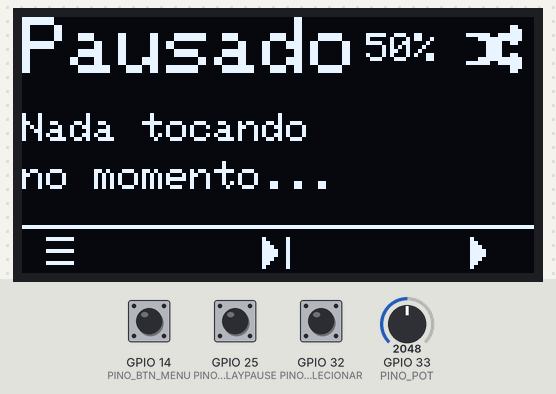
A sketch run on a simulated ESP32. Shown: 128×64 one-colour display. Inputs (shaded band) come from the test bench; at power-on: GPIO 33 (PINO_POT) = 2048, GPIO 14 (PINO_BTN_MENU) HIGH, GPIO 25 (PINO_BTN_PLAYPAUSE) HIGH, GPIO 32 (PINO_BTN_SELECIONAR) HIGH. WiFi joins after 1.5 s; servers stay silent unless stated; uploads are accepted with an empty reply; what the sketch prints to the serial monitor is not drawn.

Above: at 3.2 s.
3.3 s: GPIO 33 (PINO_POT) set to 2866
At 4.3 s:
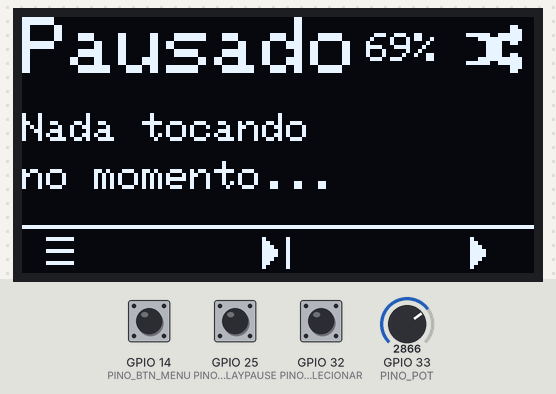
4.8 s: GPIO 14 (PINO_BTN_MENU) pulled LOW for 0.15 s
At 5.7 s:
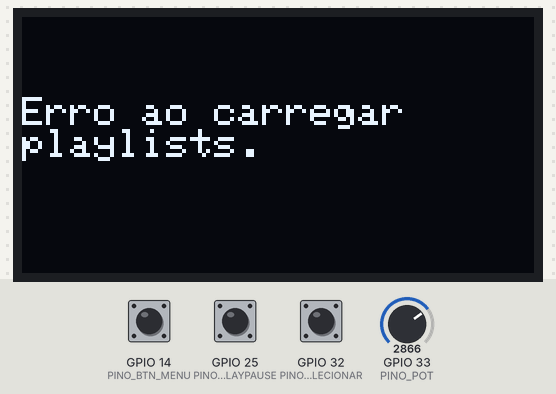
6.5 s: GPIO 25 (PINO_BTN_PLAYPAUSE) pulled LOW for 0.15 s
At 7.1 s:
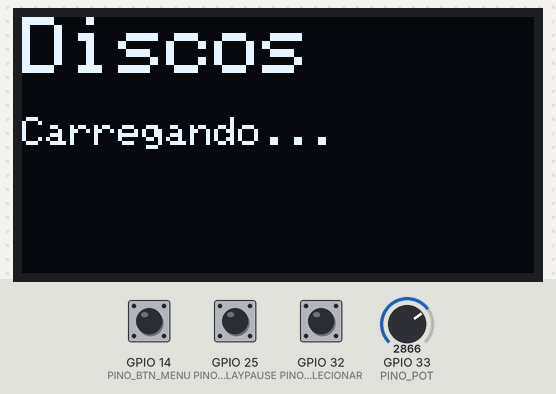
8.2 s: GPIO 14 (PINO_BTN_MENU) pulled LOW for 1 s
At 9.5 s:
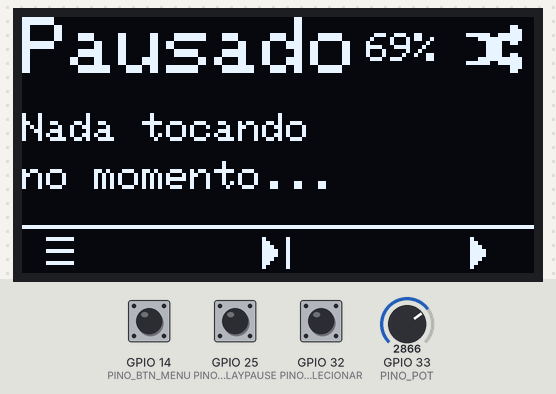
10.7 s: GPIO 25 (PINO_BTN_PLAYPAUSE) pulled LOW for 1 s
At 10.85 s:
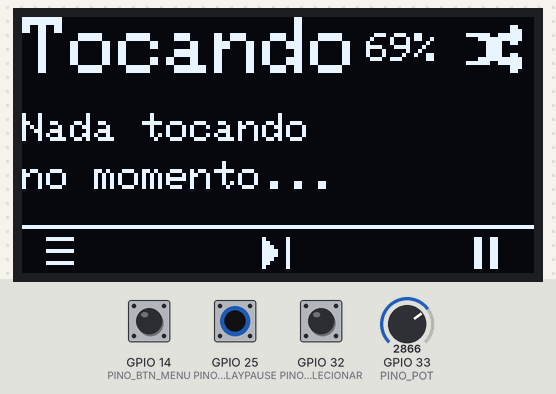
Timing chart, 0 to 13.7 s (numbered marks = the images above; inputs shaded):
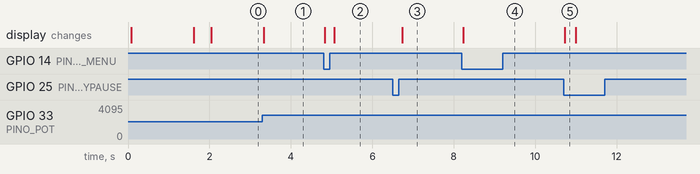

Measured:
- after the input at 3.3 s, the display: changes at once (image 1)
- after the input at 4.8 s, the display: first changes at once (image 2 shows a later state)
- after the input at 6.5 s, the display: changes after 0.23 s (image 3)
- after the input at 8.2 s, the display: changes at once (image 4)
- after the input at 10.7 s, the display: changes at once (image 5)

The sketch:

spotify_player.ino
```cpp
#include "config.h" // credenciais reais ficam em config.h (fora do git, veja .gitignore e config.example.h)
#include "SpotifyWifi.h"
#include "telas.h"

#include <WiFi.h>
#include <HTTPClient.h>
#include <ArduinoJson.h>
#include <vector>

#include <freertos/FreeRTOS.h>
#include <freertos/task.h>
#include <freertos/semphr.h>
#include <freertos/queue.h>

// Declarado no topo do arquivo para o prototipo automatico do Arduino nao
// cair antes da definicao do tipo (o .ino gera os prototipos e insere no
// inicio do arquivo).
struct SnapshotTocando {
  bool tocando;
  bool shuffle;
  int volume;
  String musica;
  String artista;
  unsigned long progresso;
  unsigned long duracao;
};

// Mesmo motivo do struct acima: precisa estar declarado antes dos
// prototipos automaticos do Arduino.
enum TipoAcao { ACAO_TOGGLE_PLAYPAUSE, ACAO_SKIP_NEXT, ACAO_SET_VOLUME };
struct AcaoRede {
  TipoAcao tipo;
  int valor; // ACAO_TOGGLE_PLAYPAUSE: 1 = estava tocando (precisa pausar) | 0 = estava pausado (precisa retomar)
             // ACAO_SET_VOLUME: volume desejado (0-100)
};

// Pinagem atual:
// Display OLED (I2C): SDA -> GPIO27, SCL -> GPIO26 (ver IniciarTelas em telas.cpp)
// Potenciometro: wiper -> GPIO33 (ADC1)
// Botao MENU -> GPIO14, Botao SELECIONAR -> GPIO32, Botao PLAY/PAUSE -> GPIO25
// (o outro terminal de cada botao vai pro GND)

#define PINO_POT            33
#define PINO_BTN_MENU       14
#define PINO_BTN_SELECIONAR 32
#define PINO_BTN_PLAYPAUSE  25

const char* client_id     = SPOTIFY_CLIENT_ID;
const char* client_secret = SPOTIFY_CLIENT_SECRET;
// Obtido via Authorization Code Flow com os escopos: playlist-read-private,
// playlist-read-collaborative, user-modify-playback-state,
// user-read-playback-state, user-read-currently-playing.
// Nao expira sozinho, a menos que o acesso do app seja revogado na conta.
const char* refresh_token = SPOTIFY_REFRESH_TOKEN;

// --------------------------- estado da aplicacao ---------------------------
//
// O ESP32 tem dois nucleos. A tarefa de rede roda no core 0 e cuida so da
// API do Spotify; o loop() (core 1) fica livre para ler botoes/potenciometro
// e redesenhar a tela sem esperar rede. Comunicacao entre os dois: variaveis
// protegidas por mutex e uma fila de acoes que o core 1 manda pro core 0.

enum Tela { TELA_TOCANDO, TELA_PLAYLISTS };
volatile Tela telaAtual = TELA_TOCANDO; // escrita pelo core 1 (UI), lida pelo core 0 (rede)

// Dados protegidos por mutexEstado (sempre acessar via as funcoes helper abaixo).
SemaphoreHandle_t mutexEstado;

// So uma chamada HTTPS por vez (core 0 ou core 1): duas conexoes TLS
// simultaneas deixam pouca RAM livre e causavam falha ao abrir a tela de
// playlists.
SemaphoreHandle_t mutexRede;

String access_token = "";
unsigned long tokenObtidoEm = 0; // so a tarefa de rede mexe nisso, nao precisa de mutex
const unsigned long TOKEN_VALIDADE_MS = 50UL * 60UL * 1000UL; // renova a cada 50 min (o token dura 60)

bool estaTocando = false;
bool shuffleAtivo = false;
int volumeAtual = 50; // atualizado pelo primeiro AtualizarTocando() ainda no setup()
String musicaAtual = "";
String artistaAtual = "";
unsigned long progressoAtual = 0; // posicao (ms) que a API informou na ultima consulta
unsigned long duracaoAtual = 0;
unsigned long momentoDoFetch = 0; // millis() no instante em que progressoAtual foi lido

// --------------------------- fila de acoes (core 1 -> core 0) ---------------------------

QueueHandle_t filaAcoes;

// --------------------------- playlists (uso exclusivo do core 1) ---------------------------
// A tela de playlists nao anima nada, entao carregar e tocar uma playlist
// podem ser chamadas bloqueantes direto no loop(). Por isso essas variaveis
// nao precisam de mutex: so o core 1 mexe nelas.
std::vector<String> nomesPlaylists;
std::vector<String> urisPlaylists;
int playlistSelecionada = 0;

unsigned long ultimaAtualizacaoTocando = 0; // escrita pelas 2 tarefas
const unsigned long INTERVALO_TOCANDO_MS = 2000; // consulta "tocando agora" a cada 2s

unsigned long ultimaAnimacao = 0;
const unsigned long INTERVALO_ANIMACAO_MS = 100; // redesenha a tela "Tocando" pra animar a rolagem do nome

unsigned long ultimoEnvioVolume = 0;
const unsigned long INTERVALO_VOLUME_MS = 400; // throttle: no maximo 1 pedido de volume a cada 400ms

// O mesmo potenciometro navega playlist e controla volume, dependendo da
// tela. Para nao dar um salto de volume ao trocar de tela, o valor so passa
// a valer quando a posicao do potenciometro se aproxima do volume atual,
// como o pickup mode de mesas de som com fader nao motorizado.
bool potPegouVolume = false;

// ------------------------------- botoes -------------------------------

volatile bool flagMenu = false;
volatile bool flagSelecionar = false;
volatile bool flagPlayPause = false;

volatile unsigned long ultimoInterruptMenu = 0;
volatile unsigned long ultimoInterruptSelecionar = 0;
volatile unsigned long ultimoInterruptPlayPause = 0;

// Tempo minimo entre cliques para nao contar chacoalhada de contato ruim
// (comum em protoboard) como cliques separados.
const unsigned long DEBOUNCE_MS = 350;

// enquanto millis() for menor que isso, cliques sao ignorados (ver setup()).
unsigned long ignorarBotoesAte = 0;

void IRAM_ATTR ISR_Menu() {
  unsigned long agora = millis();
  if (agora - ultimoInterruptMenu > DEBOUNCE_MS) {
    flagMenu = true;
    ultimoInterruptMenu = agora;
  }
}

void IRAM_ATTR ISR_Selecionar() {
  unsigned long agora = millis();
  if (agora - ultimoInterruptSelecionar > DEBOUNCE_MS) {
    flagSelecionar = true;
    ultimoInterruptSelecionar = agora;
  }
}

void IRAM_ATTR ISR_PlayPause() {
  unsigned long agora = millis();
  if (agora - ultimoInterruptPlayPause > DEBOUNCE_MS) {
    flagPlayPause = true;
    ultimoInterruptPlayPause = agora;
  }
}

// Segunda camada de debounce: evita tratar varias chacoalhadas dentro da
// janela da ISR como cliques separados.
volatile unsigned long ultimoConsumoMenu = 0;
volatile unsigned long ultimoConsumoSelecionar = 0;
volatile unsigned long ultimoConsumoPlayPause = 0;

// Terceira camada: ignora cliques que cheguem logo apos o clique de outro
// botao (ruido cruzado entre os fios, comum em protoboard).
volatile unsigned long ultimoCliqueGlobal = 0;
const unsigned long DEBOUNCE_ENTRE_BOTOES_MS = 200;

bool consumirClique(volatile bool &flag, volatile unsigned long &ultimoConsumo) {
  if (millis() < ignorarBotoesAte) {
    flag = false;
    return false;
  }

  if (flag) {
    flag = false;

    unsigned long agora = millis();
    if (agora - ultimoConsumo < DEBOUNCE_MS) {
      return false; // chacoalhada residual do mesmo toque, ignora
    }
    if (agora - ultimoCliqueGlobal < DEBOUNCE_ENTRE_BOTOES_MS) {
      return false; // clique de outro botao ha pouco tempo, provavel ruido cruzado
    }
    ultimoConsumo = agora;
    ultimoCliqueGlobal = agora;
    return true;
  }

  return false;
}

// ------------------------- acesso ao estado compartilhado -------------------------

String ObterAccessToken() {
  xSemaphoreTake(mutexEstado, portMAX_DELAY);
  String tok = access_token;
  xSemaphoreGive(mutexEstado);
  return tok;
}

void DefinirAccessToken(const String &novoToken) {
  xSemaphoreTake(mutexEstado, portMAX_DELAY);
  access_token = novoToken;
  xSemaphoreGive(mutexEstado);
}

// A API so e consultada a cada alguns segundos; entre uma consulta e outra a
// posicao da faixa e estimada somando o tempo passado (millis()), e
// corrigida quando a resposta real chega. Chamar sempre com o mutexEstado
// ja tomado (usada dentro de LerEstadoTocando()).
static unsigned long ProgressoEstimadoMs_SemLock() {
  if (!estaTocando || duracaoAtual == 0) {
    return progressoAtual;
  }

  unsigned long decorrido = millis() - momentoDoFetch;
  unsigned long estimado = progressoAtual + decorrido;

  if (estimado > duracaoAtual) estimado = duracaoAtual;
  return estimado;
}

// Le todo o estado que a tela "Tocando" precisa de uma vez, com o mutex
// tomado por pouco tempo, para nao desenhar uma mistura de dados velhos com
// novos.
SnapshotTocando LerEstadoTocando() {
  SnapshotTocando s;
  xSemaphoreTake(mutexEstado, portMAX_DELAY);
  s.tocando = estaTocando;
  s.shuffle = shuffleAtivo;
  s.volume = volumeAtual;
  s.musica = musicaAtual;
  s.artista = artistaAtual;
  s.duracao = duracaoAtual;
  s.progresso = ProgressoEstimadoMs_SemLock();
  xSemaphoreGive(mutexEstado);
  return s;
}

static void DesenharTelaTocandoAgora() {
  SnapshotTocando s = LerEstadoTocando();
  TelaTocando(s.musica, s.artista, s.tocando, s.progresso, s.duracao, s.shuffle, s.volume);
}

// -------------------------------- Spotify --------------------------------
// (chamado so pela tarefa de rede, exceto onde indicado)

void RenovarToken() {
  xSemaphoreTake(mutexRede, portMAX_DELAY);
  String resposta = getSpotifyToken(client_id, client_secret, refresh_token);
  xSemaphoreGive(mutexRede);

  JsonDocument doc;
  DeserializationError erro = deserializeJson(doc, resposta);

  if (!erro && doc["access_token"]) {
    DefinirAccessToken(doc["access_token"].as<String>());
    tokenObtidoEm = millis();
    Serial.println("Token renovado.");
  } else {
    Serial.println("Falha ao renovar token: " + resposta);
  }
}

// Chamada direto do loop() (core 1); ok pois a tela de playlists nao anima nada.
void CarregarPlaylists() {
  telaAtual = TELA_PLAYLISTS;
  nomesPlaylists.clear();
  urisPlaylists.clear();
  printMenu(false, nomesPlaylists, 0, shuffleAtivo); // mostra "Carregando..."

  xSemaphoreTake(mutexRede, portMAX_DELAY);
  String resposta = GetPlaylists(ObterAccessToken());
  xSemaphoreGive(mutexRede);

  JsonDocument doc;
  DeserializationError erro = deserializeJson(doc, resposta);

  if (erro) {
    Serial.println("Erro ao ler playlists: " + String(erro.c_str()));
    ExibirOLED("Erro ao carregar\nplaylists.");
    return;
  }

  for (JsonObject item : doc["items"].as<JsonArray>()) {
    nomesPlaylists.push_back(item["name"].as<String>());
    urisPlaylists.push_back(item["uri"].as<String>());
  }

  playlistSelecionada = 0;
  Serial.printf("%d playlists carregadas.\n", (int)nomesPlaylists.size());
  printMenu(false, nomesPlaylists, playlistSelecionada, shuffleAtivo);
}

// Chamada so pela tarefa de rede (core 0).
void AtualizarTocando() {
  xSemaphoreTake(mutexRede, portMAX_DELAY);
  String resposta = GetSpotify("https://api.spotify.com/v1/me/player", ObterAccessToken());
  xSemaphoreGive(mutexRede);

  if (resposta == "deu ruim") {
    // Erro de rede de verdade (timeout, rate limit, falha de TLS). Mantem o
    // ultimo estado conhecido na tela em vez de zerar a musica.
    Serial.println("Falha ao consultar 'tocando agora', mantendo o ultimo estado conhecido na tela");
    return;
  }

  if (resposta.length() == 0) {
    // Nada tocando de verdade: resposta 2xx sem corpo (204), formato padrao
    // do Spotify quando nao ha dispositivo ativo.
    xSemaphoreTake(mutexEstado, portMAX_DELAY);
    estaTocando = false;
    musicaAtual = "";
    artistaAtual = "";
    progressoAtual = 0;
    duracaoAtual = 0;
    xSemaphoreGive(mutexEstado);
    return;
  }

  // Filtra o JSON pra manter so os campos usados (o payload completo passa
  // de 5-10KB, o que aperta a memoria do ESP32).
  JsonDocument filtro;
  filtro["is_playing"] = true;
  filtro["shuffle_state"] = true;
  filtro["progress_ms"] = true;
  filtro["item"]["name"] = true;
  filtro["item"]["duration_ms"] = true;
  filtro["item"]["artists"][0]["name"] = true;
  filtro["device"]["volume_percent"] = true;

  JsonDocument doc;
  DeserializationError erro = deserializeJson(doc, resposta, DeserializationOption::Filter(filtro));

  if (erro) {
    Serial.println("Erro ao ler 'tocando agora': " + String(erro.c_str()));
    return;
  }

  bool novoTocando   = doc["is_playing"] | false;
  String novaMusica  = doc["item"]["name"] | "";
  String novoArtista = doc["item"]["artists"][0]["name"] | "";
  unsigned long novoProgresso = doc["progress_ms"] | 0;
  unsigned long novaDuracao   = doc["item"]["duration_ms"] | 0;

  if (novaMusica.length() == 0) {
    // Resposta sem nome de faixa: pode ser anuncio (Spotify Free) ou
    // transicao entre musicas. Ignora essa consulta e mantem o ultimo
    // estado valido na tela.
    Serial.println("[AtualizarTocando] resposta sem nome de faixa, mantendo o ultimo estado conhecido");
    return;
  }

  xSemaphoreTake(mutexEstado, portMAX_DELAY);
  estaTocando   = novoTocando;
  shuffleAtivo  = doc["shuffle_state"] | shuffleAtivo; // sincroniza com o app (celular, PC etc.)
  musicaAtual   = novaMusica;
  artistaAtual  = novoArtista;
  progressoAtual = novoProgresso;
  duracaoAtual   = novaDuracao;
  volumeAtual    = doc["device"]["volume_percent"] | volumeAtual; // sincroniza com o volume real
  momentoDoFetch = millis();
  xSemaphoreGive(mutexEstado);
}

// Executa uma acao pedida pelo core 1 (botao ou potenciometro). So roda na tarefa de rede.
void ProcessarAcao(const AcaoRede &acao) {
  String tok = ObterAccessToken();

  xSemaphoreTake(mutexRede, portMAX_DELAY);
  switch (acao.tipo) {
    case ACAO_TOGGLE_PLAYPAUSE: {
      bool eraTocando = (acao.valor == 1);
      bool ok = eraTocando ? SpotifyPause(tok) : SpotifyResume(tok);
      if (!ok) {
        // UI ja trocou o icone (feedback otimista); se a chamada falhou, desfaz.
        xSemaphoreTake(mutexEstado, portMAX_DELAY);
        estaTocando = eraTocando;
        xSemaphoreGive(mutexEstado);
        Serial.println("Erro ao pausar/retomar (revertido)");
      }
      break;
    }
    case ACAO_SKIP_NEXT:
      Serial.println("[Botao] SELECIONAR -> proxima faixa");
      SpotifySkipNext(tok);
      break;
    case ACAO_SET_VOLUME:
      if (!SpotifySetVolume(tok, acao.valor)) {
        Serial.println("Erro ao mudar volume (dispositivo ativo suporta controle de volume?)");
      }
      break;
  }
  xSemaphoreGive(mutexRede);

  if (acao.tipo == ACAO_SKIP_NEXT) {
    delay(300); // da tempo do Spotify trocar de faixa antes do AtualizarTocando() seguinte
  }
}

// ------------------------------ leitura do pot ------------------------------

// O ADC do ESP32 e ruidoso; tira a media de varias leituras para nao mandar
// pedidos de volume por oscilacao do sensor.
static int LerPotenciometroBruto() {
  const int AMOSTRAS = 12;
  long soma = 0;
  for (int i = 0; i < AMOSTRAS; i++) {
    soma += analogRead(PINO_POT);
  }
  return soma / AMOSTRAS;
}

int LerPotenciometro(int quantidadeItens) {
  if (quantidadeItens <= 0) return 0;
  int leitura = LerPotenciometroBruto(); // 0 - 4095, ja filtrado
  int indice = map(leitura, 0, 4095, 0, quantidadeItens - 1);
  return constrain(indice, 0, quantidadeItens - 1);
}

// ---------------------------- tarefa de rede (core 0) ----------------------------

void TarefaRede(void *parametro) {
  for (;;) {
    unsigned long agora = millis();

    if (agora - tokenObtidoEm > TOKEN_VALIDADE_MS) {
      RenovarToken();
    }

    // esvazia a fila de acoes pedidas pelos botoes, sem bloquear
    AcaoRede acao;
    bool processouAcao = false;
    while (xQueueReceive(filaAcoes, &acao, 0) == pdTRUE) {
      ProcessarAcao(acao);
      if (acao.tipo != ACAO_SET_VOLUME) processouAcao = true; // volume ja e otimista, nao precisa reconsultar
    }

    if (processouAcao) {
      AtualizarTocando();
      ultimaAtualizacaoTocando = agora;
    } else if (telaAtual == TELA_TOCANDO && (agora - ultimaAtualizacaoTocando > INTERVALO_TOCANDO_MS)) {
      AtualizarTocando();
      ultimaAtualizacaoTocando = agora;
    }

    vTaskDelay(pdMS_TO_TICKS(50)); // cede a CPU, nao precisa rodar mais rapido que isso
  }
}

// ----------------------------------------------------------------------------

void setup() {
  Serial.begin(115200);

  pinMode(PINO_BTN_MENU, INPUT_PULLUP);
  pinMode(PINO_BTN_SELECIONAR, INPUT_PULLUP);
  pinMode(PINO_BTN_PLAYPAUSE, INPUT_PULLUP);
  // o potenciometro fica em GPIO33, que ja e analogico por padrao (sem pinMode)

  attachInterrupt(digitalPinToInterrupt(PINO_BTN_MENU), ISR_Menu, FALLING);
  attachInterrupt(digitalPinToInterrupt(PINO_BTN_SELECIONAR), ISR_Selecionar, FALLING);
  attachInterrupt(digitalPinToInterrupt(PINO_BTN_PLAYPAUSE), ISR_PlayPause, FALLING);

  mutexEstado = xSemaphoreCreateMutex();
  mutexRede = xSemaphoreCreateMutex();
  filaAcoes = xQueueCreate(8, sizeof(AcaoRede));

  IniciarTelas();
  ExibirOLED("Conectando ao\nWiFi...");

  WiFi.begin(ssid, senha);
  while (WiFi.status() != WL_CONNECTED) {
    delay(500);
    Serial.print(".");
  }
  Serial.println("\nWiFi conectado!");

  ExibirOLED("Autenticando\nno Spotify...");
  RenovarToken();

  AtualizarTocando(); // primeira leitura, ainda sincrona, so acontece uma vez no boot
  ultimaAtualizacaoTocando = millis();
  ultimaAnimacao = millis();

  ignorarBotoesAte = millis() + 1500;

  DesenharTelaTocandoAgora();

  // core 0: mesmo nucleo que o WiFi ja usa, roda tambem a tarefa de rede.
  // core 1 fica livre so para o loop() (botoes, potenciometro, tela).
  xTaskCreatePinnedToCore(TarefaRede, "TarefaRede", 8192, NULL, 1, NULL, 0);
}

void loop() {
  unsigned long agora = millis();

  // botao MENU: alterna entre a tela "Tocando" e a tela "Playlists"
  if (consumirClique(flagMenu, ultimoConsumoMenu)) {
    if (telaAtual == TELA_TOCANDO) {
      CarregarPlaylists();
    } else {
      telaAtual = TELA_TOCANDO;
      potPegouVolume = false; // o potenciometro estava navegando playlists, nao vale como volume ainda
      ultimaAtualizacaoTocando = 0; // forca a tarefa de rede a atualizar quase na hora
      DesenharTelaTocandoAgora(); // desenha o ultimo estado conhecido, sem esperar a rede
    }
  }

  if (telaAtual == TELA_PLAYLISTS) {
    if (!nomesPlaylists.empty()) {
      int novoIndice = LerPotenciometro(nomesPlaylists.size());
      if (novoIndice != playlistSelecionada) {
        playlistSelecionada = novoIndice;
        printMenu(false, nomesPlaylists, playlistSelecionada, shuffleAtivo);
      }
    }

    // botao SELECIONAR: toca a playlist marcada
    if (consumirClique(flagSelecionar, ultimoConsumoSelecionar) && !urisPlaylists.empty()) {
      ExibirOLED("Tocando...");
      xSemaphoreTake(mutexRede, portMAX_DELAY);
      bool ok = SpotifyPlayContext(ObterAccessToken(), urisPlaylists[playlistSelecionada]);
      xSemaphoreGive(mutexRede);

      if (!ok) {
        ExibirOLED("Erro ao tocar.\nAbra o Spotify\nem algum\ndispositivo\nprimeiro.");
        delay(2000);
      }

      telaAtual = TELA_TOCANDO;
      potPegouVolume = false;
      ultimaAtualizacaoTocando = 0; // forca atualizacao rapida pela tarefa de rede
      DesenharTelaTocandoAgora();
    }

    // botao PLAY/PAUSE (sobrando nessa tela): liga/desliga o modo aleatorio.
    if (consumirClique(flagPlayPause, ultimoConsumoPlayPause)) {
      bool novoEstado = !shuffleAtivo;
      xSemaphoreTake(mutexRede, portMAX_DELAY);
      bool ok = SpotifyShuffle(ObterAccessToken(), novoEstado);
      xSemaphoreGive(mutexRede);
      if (ok) {
        shuffleAtivo = novoEstado;
      } else {
        Serial.println("Erro ao mudar o modo aleatorio");
      }
      printMenu(false, nomesPlaylists, playlistSelecionada, shuffleAtivo);
    }
  } else { // TELA_TOCANDO
    // potenciometro nessa tela controla o volume do dispositivo ativo (0-100%)
    int volumeAtualLocal;
    xSemaphoreTake(mutexEstado, portMAX_DELAY);
    volumeAtualLocal = volumeAtual;
    xSemaphoreGive(mutexEstado);

    int volumeDesejado = LerPotenciometro(101); // 101 "opcoes" = indices 0..100

    if (!potPegouVolume) {
      if (abs(volumeDesejado - volumeAtualLocal) <= 3) {
        potPegouVolume = true;
      }
    } else if (volumeDesejado != volumeAtualLocal && (agora - ultimoEnvioVolume) > INTERVALO_VOLUME_MS) {
      ultimoEnvioVolume = agora;

      xSemaphoreTake(mutexEstado, portMAX_DELAY);
      volumeAtual = volumeDesejado; // feedback otimista, instantaneo na tela
      xSemaphoreGive(mutexEstado);

      AcaoRede a = {ACAO_SET_VOLUME, volumeDesejado};
      xQueueSend(filaAcoes, &a, 0);

      DesenharTelaTocandoAgora();
    }

    if (consumirClique(flagPlayPause, ultimoConsumoPlayPause)) {
      bool eraTocando;
      xSemaphoreTake(mutexEstado, portMAX_DELAY);
      eraTocando = estaTocando;
      estaTocando = !estaTocando; // feedback otimista: o icone troca na hora
      xSemaphoreGive(mutexEstado);

      AcaoRede a = {ACAO_TOGGLE_PLAYPAUSE, eraTocando ? 1 : 0};
      xQueueSend(filaAcoes, &a, 0);

      DesenharTelaTocandoAgora();
    }

    // botao SELECIONAR (sobrando nessa tela): pula pra proxima faixa
    if (consumirClique(flagSelecionar, ultimoConsumoSelecionar)) {
      AcaoRede a = {ACAO_SKIP_NEXT, 0};
      xQueueSend(filaAcoes, &a, 0);
    }

    if (agora - ultimaAnimacao > INTERVALO_ANIMACAO_MS) {
      ultimaAnimacao = agora;
      DesenharTelaTocandoAgora();
    }
  }

  delay(15); // suaviza a leitura do potenciometro e dos botoes
}
```

Source omitted: SpotifyWifi.cpp (5207 bytes), SpotifyWifi.h (1166 bytes), icones.h (1921 bytes), telas.cpp (7722 bytes), telas.h (900 bytes), config.example.h (672 bytes)
